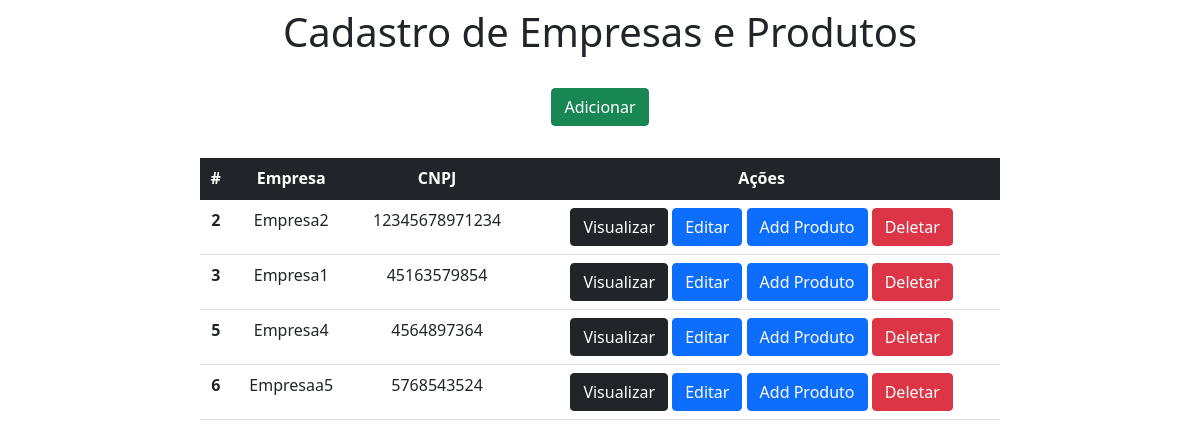
Before: / with the older database file.
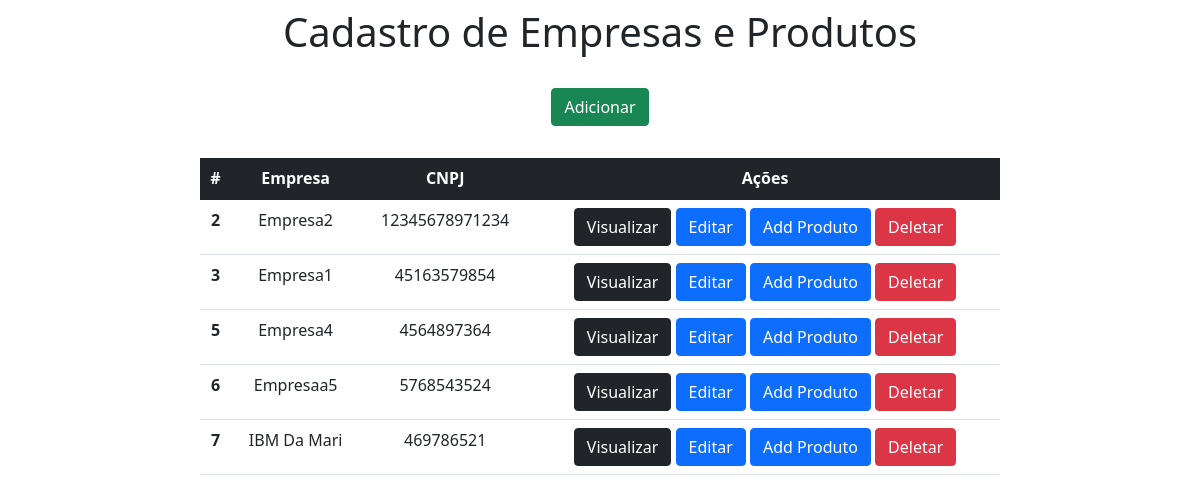
After: the same page with the newer database file.
### app/models.py (models this page shows)
class Empresa(models.Model):
    empresa = models.CharField(max_length=150)
    cnpj = models.CharField(max_length=150)

### app/views.py (the view)
# urls.py: 2. Add a URL to urlpatterns:  path('', views.home, name='home')
def home(request):
    data = {}
    data['db'] = Empresa.objects.all()
    return render(request, 'index.html', data)

### app/templates/index.html (shortened to what this page needs)
<!DOCTYPE html>
<html lang="pt-br">
<head>
    <link rel="stylesheet" href="https://cdn.jsdelivr.net/npm/bootstrap@5.1.1/dist/css/bootstrap.min.css">
</head>
<body>
    <div class="col-8 m-auto pt-2 pb-2 text-center">
        <h1>Cadastro de Empresas e Produtos</h1>
    </div>
    <div class="col-8 m-auto pt-3 pb-2 text-center">
        <a href="/form" class=" btn btn-success">Adicionar</a>
    </div>
    <div class="col-8 m-auto pt-4 pb-2 text-center">
        <table class="table">
          <thead class="table-dark">
            <tr>
              <th scope="col">#</th>
              <th scope="col">Empresa</th>
              <th scope="col">CNPJ</th>
              <th scope="col">Ações</th>
            </tr>
          </thead>
          <tbody>
          {% for dbs in db %}
           <tr>
              <th>{{dbs.id}}</th>
              <td>{{dbs.empresa}}</td>
              <td>{{dbs.cnpj}}</td>
              <td>
                  <a href="/view/{{dbs.id}}/" class="btn btn-dark">Visualizar</a>
                  <a href="/edit/{{dbs.id}}/" class="btn btn-primary">Editar</a>
                  <a href="/produto/{{dbs.id}}" class="btn btn-primary">Add Produto</a>
                  <a href="/delete/{{dbs.id}}/" class="btn btn-danger btnDel">Deletar</a>
              </td>
           </tr>
          {% endfor %}
          </tbody>
        </table>
    </div>
    {% load static %}
    </body>
</html>

Changed rows visible on the page:
added Empresa: id "7", empresa "IBM Da Mari", cnpj "469786521"
